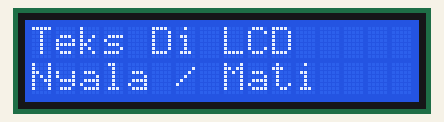
Simulated run of this sketch. Board: Arduino Uno, built with avr-gcc and run on an emulated ATmega328P. Parts: 16×2 character LCD.

Above: at 1.1 s.
At 5.1 s:
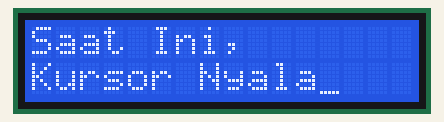
At 8.1 s:
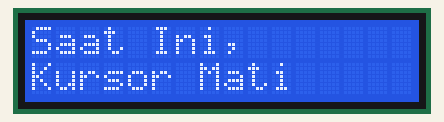
At 12.1 s:
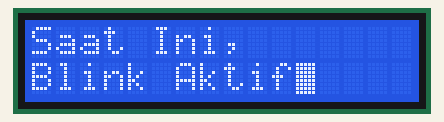
At 15.1 s:
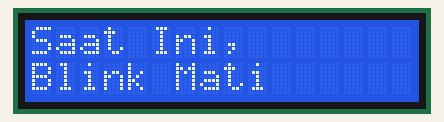
At 24.2 s:
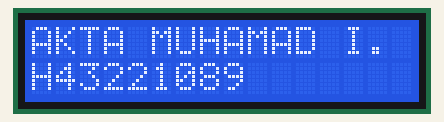

Measured:
- by itself, everything shown: repeats every 4.0 s, in 3 steps
- what the display in image 0 shows lasts 3.0 s, from 1.1 s to 4.1 s
- what the display in image 5 shows lasts 2.0 s, from 24.1 s to 26.1 s

The sketch:

led_display.ino
```cpp
#include <LiquidCrystal.h>
LiquidCrystal lcd(13, 12, 11, 10, 9, 8);


void setup() {

  lcd.begin(16, 2);
  lcd.clear();

  displaylcd();
  delay(1000);
  cursor1();
  delay(1000);
  blink1();
  delay(1000);
  geserkanan();
  lcd.clear();
  delay(1000);
  geserkiri();
  lcd.clear();
}

void loop() {
  // put your main code here, to run repeatedly:


    tugas2();
}

void displaylcd(){

  lcd.setCursor(0,0);
  lcd.print("Teks Di LCD");
  lcd.setCursor(0,1);
  lcd.print("Nyala / Mati");

  lcd.noDisplay();
  delay(1000);
  lcd.display();
  delay(3000);
  lcd.clear();

  }


void cursor1(){

  lcd.setCursor(0,0);
  lcd.print("Saat Ini,");
  lcd.setCursor(0,1);
  lcd.print("Kursor Nyala");
  lcd.cursor();
  //lcd.display();
  delay(3000);
  //lcd.noDisplay();
  //delay(1000);
  lcd.clear();

  lcd.setCursor(0,0);
  lcd.print("Saat Ini,");
  lcd.setCursor(0,1);
  lcd.print("Kursor Mati");
  lcd.noCursor();
  //lcd.display();
  //delay(1000);
  //lcd.noDisplay();
  delay(3000);
  lcd.clear();
  }

void blink1(){

  lcd.setCursor(0,0);
  lcd.print("Saat Ini,");
  lcd.setCursor(0,1);
  lcd.print("Blink Aktif");

  lcd.blink();
  delay(3000);
  lcd.clear();

  lcd.setCursor(0,0);
  lcd.print("Saat Ini,");
  lcd.setCursor(0,1);
  lcd.print("Blink Mati");

  lcd.noBlink();
  delay(3000);
  lcd.clear();

  }

void geserkanan(){

  lcd.setCursor(0,0);
  lcd.print("WAKTUNYA SHOLAT");
  lcd.setCursor(2,1);
  lcd.print("Geser Kanan");
  delay(1000);

  lcd.scrollDisplayRight();
  delay(1000);
  }

  void geserkiri(){

  lcd.setCursor(0,0);
  lcd.print("WAKTUNYA SHOLAT");
  lcd.setCursor(0,1);
  lcd.print("Geser Kiri");
  delay(1000);

  lcd.scrollDisplayLeft();
  delay(1000);
  }

void tugas2(){

  lcd.setCursor(0,0);
  lcd.print("AKTA MUHAMAD I. R.");
  lcd.setCursor(0,1);
  lcd.print("H43221089");
  lcd.display();
  delay(2000);
  lcd.clear();

  lcd.setCursor(0,0);
  lcd.print("T R M");
  lcd.setCursor(0,1);
  lcd.print("TEKNIK");
  lcd.display();
  delay(2000);
  lcd.clear();

  }
```
